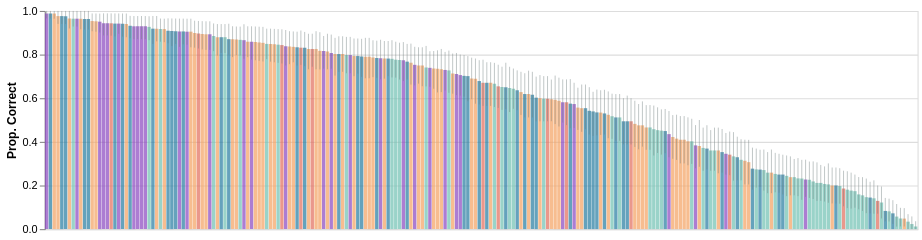

Notebook code cell kept with this figure:
### Markdown cell above
Figure 3

### Code cell
item_performance_reliability_plot = create_item_accuracy_chart(
    item_ci_df,
    domain_order=item_domain_order,
)
item_performance_reliability_plot.save("./figures/item_performance_reliability.pdf")
item_performance_reliability_plot

### Figure 1 — Vega-Lite specification as saved in the notebook (floating-point values rounded to 4 significant figures; data arrays with more than 128 entries replaced by an {"elided": "..."} marker saying what was removed)
{"config": {"view": {"continuousWidth": 300, "continuousHeight": 300}}, "layer": [{"mark": {"type": "bar", "opacity": 0.7}, "encoding": {"color": {"field": "test_type", "legend": null, "scale": {"domain": ["wainer", "ggr-mc", "brbf", "vlat", "calvi"], "range": ["#8947BF", "#e26d5c", "#f4a261", "#247ba0", "#70c1b3"]}, "type": "nominal"}, "x": {"axis": null, "field": "category", "scale": {"domain": {"elided": "230 str values"}}, "title": "Category", "type": "nominal"}, "y": {"field": "mean", "title": "Prop. Correct", "type": "quantitative"}}}, {"mark": {"type": "rule", "opacity": 1, "strokeWidth": 0.4}, "encoding": {"color": {"value": "#717d7e"}, "x": {"field": "category", "type": "nominal"}, "y": {"field": "ci_lower", "type": "quantitative"}, "y2": {"field": "ci_upper"}}}], "data": {"name": "data-d35249262c4d1015fe32d2f0949ffb87"}, "height": 200, "width": 800, "$schema": "https://vega.github.io/schema/vega-lite/v5.20.1.json", "datasets": {"data-d35249262c4d1015fe32d2f0949ffb87": {"elided": "230 records"}}}
